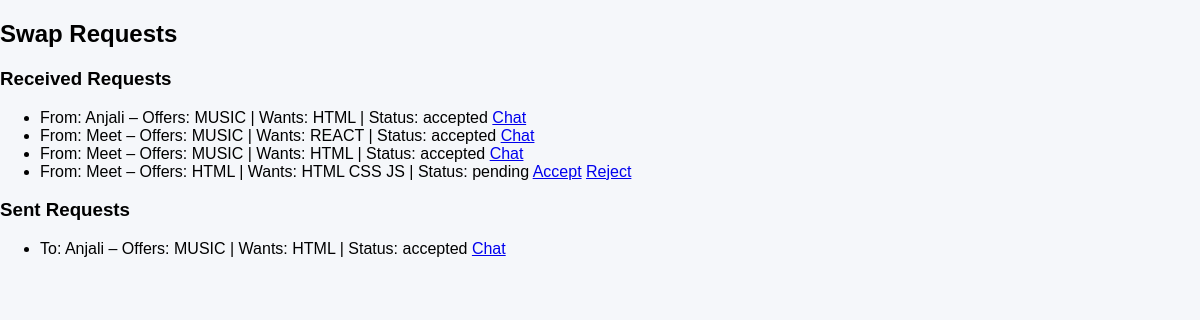
Page /requests/ (signed in) on the committed database.
### skill_swap_user/models.py (models this page shows, shortened)
class SwapRequest(models.Model):
    sender = models.ForeignKey(CustomUser, on_delete=models.CASCADE, related_name='sent_requests')
    receiver = models.ForeignKey(CustomUser, on_delete=models.CASCADE, related_name='received_requests')
    skill_offered = models.CharField(max_length=100)
    skill_required = models.CharField(max_length=100)
    message = models.TextField(blank=True)
    status = models.CharField(max_length=20, choices=[
        ('pending', 'Pending'),
        ('accepted', 'Accepted'),
        ('rejected', 'Rejected')
    ], default='pending')
    created_at = models.DateTimeField(auto_now_add=True)

class CustomUser(AbstractBaseUser, PermissionsMixin):
    email = models.EmailField(unique=True)
    name = models.CharField(max_length=100)
    is_active = models.BooleanField(default=True)
    is_staff = models.BooleanField(default=False)
    class Meta:
        verbose_name = "User"
        verbose_name_plural = "Users"
    objects = CustomUserManager()
    USERNAME_FIELD = 'email'                    # for login
    REQUIRED_FIELDS = ['name']                  # for createsuperuser

### skill_swap_user/views.py (the view)
# urls.py: path('requests/', views.manage_requests, name='manage_requests'),
def manage_requests(request):
    if check_session_timeout(request) or not request.session.get('user_id'):
        return redirect('login')
    user = get_object_or_404(CustomUser, id=request.session['user_id'])
    received = SwapRequest.objects.filter(receiver=user)
    sent = SwapRequest.objects.filter(sender=user)
    return render(request, 'skill_swap_user/manage_requests.html', {
        'received': received,
        'sent': sent
    })

### skill_swap_user/views.py (called while the page is built, shortened)
def check_session_timeout(request):
    last_activity = request.session.get('last_activity')
    return False

### skill_swap_user/templates/skill_swap_user/manage_requests.html (shortened to what this page needs)
{% extends "skill_swap_user/base.html" %}
{% block content %}
<h2>Swap Requests</h2>
<h3>Received Requests</h3>
<ul>
  {% for swap in received %}
  <li>
    From: {{ swap.sender.name }} –
    Offers: {{ swap.skill_offered }} |
    Wants: {{ swap.skill_required }} |
    Status: {{ swap.status }}
    {% if swap.status == 'pending' %}
      <a href="{% url 'update_request_status' swap.id 'accept' %}">Accept</a>
      <a href="{% url 'update_request_status' swap.id 'reject' %}">Reject</a>
    {% elif swap.status == 'accepted' %}
      <a href="{% url 'chat' swap.id %}">Chat</a>
    {% endif %}
  </li>
  {% empty %}
  <li>No received requests.</li>
  {% endfor %}
</ul>
<h3>Sent Requests</h3>
<ul>
  {% for swap in sent %}
  <li>
    To: {{ swap.receiver.name }} –
    Offers: {{ swap.skill_offered }} |
    Wants: {{ swap.skill_required }} |
    Status: {{ swap.status }}
    {% if swap.status == 'pending' %}
      <a href="{% url 'update_request_status' swap.id 'delete' %}">Delete</a>
    {% elif swap.status == 'accepted' %}
      <a href="{% url 'chat' swap.id %}">Chat</a>
    {% endif %}
  </li>
  {% empty %}
  <li>No sent requests.</li>
  {% endfor %}
</ul>
{% endblock %}

### skill_swap_user/static/skill_swap_user/css/style.css (style rules this page uses)
body { font-family: Arial, sans-serif; margin: 0; background: #f5f7fa; }

### rows in the picture
SwapRequest: sender.name "Anjali", skill_offered "MUSIC", skill_required "HTML", status "accepted", shows "Chat", receiver.name "Anjali"
SwapRequest: sender.name "Meet", skill_offered "MUSIC", skill_required "REACT", status "accepted", shows "Chat"
SwapRequest: sender.name "Meet", skill_offered "MUSIC", skill_required "HTML", status "accepted", shows "Chat"
SwapRequest: sender.name "Meet", skill_offered "HTML", skill_required "HTML CSS JS", status "pending", shows "Accept"
